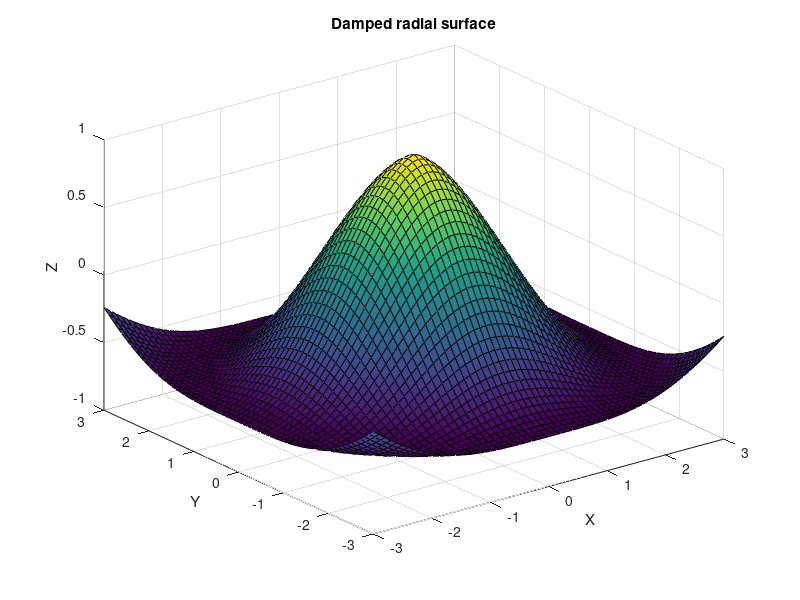

Reproduce this figure in MATLAB.
% 3D surface visualization
clc; clear; close all;
[X,Y] = meshgrid(-3:0.1:3);
R = sqrt(X.^2 + Y.^2);
Z = cos(R).*exp(-0.15*R);
surf(X,Y,Z);
title('Damped radial surface'); xlabel('X'); ylabel('Y'); zlabel('Z');
